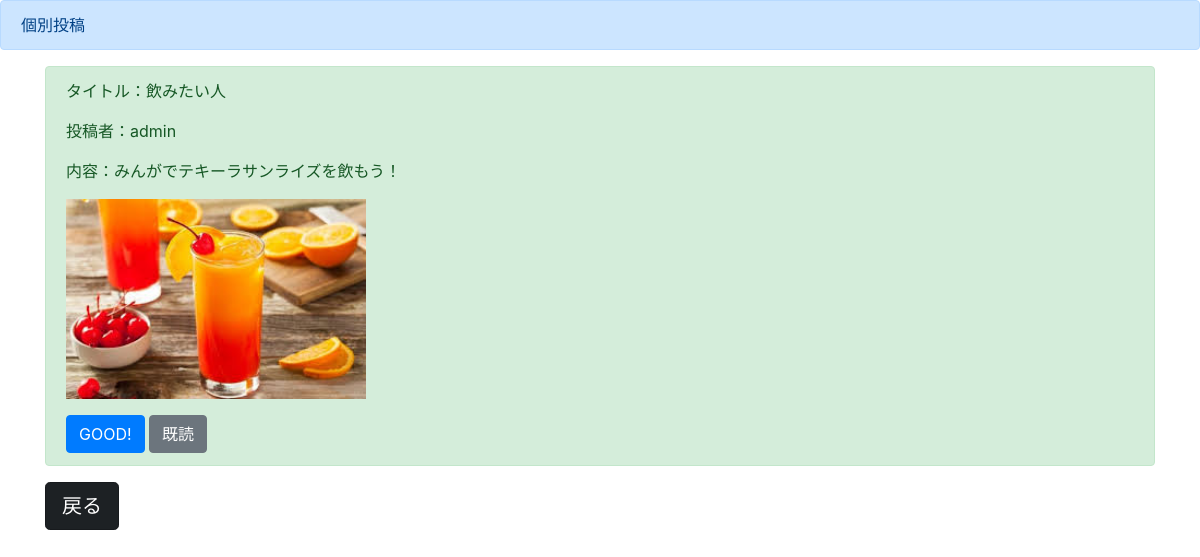
The app's page /detail4/ with its own data.
### boardapp/models.py (models this page shows)
class boardmodel(models.Model):
    title=models.CharField(max_length=100)
    content=models.TextField()
    author=models.CharField(max_length=100)
    images=models.ImageField(upload_to="")
    good=models.IntegerField(null=True ,blank=True, default=0)
    read=models.IntegerField(null=True ,blank=True, default=0)
    readtext=models.CharField(max_length=100, null=True ,blank=True, default='a')

### boardapp/views.py (the view)
# urls.py: path('detail<int:pk>/',detailfunc,name = 'detail'),
def detailfunc(request,pk):
  object = boardmodel.objects.get(pk=pk)
  return render(request,'detail.html',{'object':object})

### templates/detail.html (shortened to what this page needs)
{% extends 'base.html' %}
{% block header %}
<div class="alert alert-primary" role="alert">
    個別投稿
</div>
{% endblock header %}
{% block content %}
<div class="container">
    <div class="alert alert-success" role="alert">
        <p>タイトル：{{ object.title }}</p>
        <p>投稿者：{{ object.author }}</p>
        <p>内容：{{ object.content }}</p>
        <p><img src='{{ object.images.url }}'width=300></p>
        <a href="{% url 'good' object.pk %}" class="btn btn-primary enable" tabindex="-1" role="button" aria-disabled="true">GOOD!</a>
        <a href="{% url 'read' object.pk %}" class="btn btn-secondary enable" tabindex="-1" role="button" aria-disabled="true">既読</a>
    </div>
    <a href="{% url 'list' %}" class="btn btn-dark btn-lg active" role="button" aria-pressed="true">戻る</a>
</div>
{% endblock content %}

### records on screen
boardmodel: title "飲みたい人", author "admin", content "みんがでテキーラサンライズを飲もう！", images (picture)
